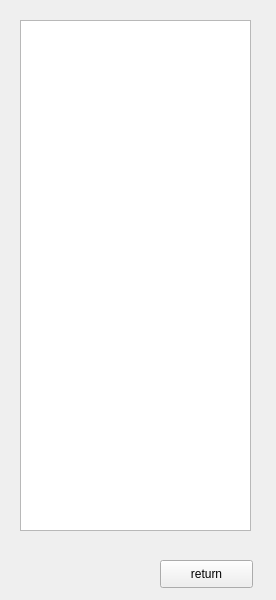
<?xml version="1.0" encoding="UTF-8"?>
<ui version="4.0">
 <class>aulook</class>
 <widget class="QWidget" name="aulook">
  <property name="geometry">
   <rect>
    <x>0</x>
    <y>0</y>
    <width>276</width>
    <height>600</height>
   </rect>
  </property>
  <property name="windowTitle">
   <string>Form</string>
  </property>
  <widget class="QPushButton" name="lkrbtn">
   <property name="geometry">
    <rect>
     <x>160</x>
     <y>560</y>
     <width>93</width>
     <height>28</height>
    </rect>
   </property>
   <property name="text">
    <string>return</string>
   </property>
  </widget>
  <widget class="QListWidget" name="lkres">
   <property name="geometry">
    <rect>
     <x>20</x>
     <y>20</y>
     <width>231</width>
     <height>511</height>
    </rect>
   </property>
  </widget>
 </widget>
 <resources/>
 <connections/>
</ui>
